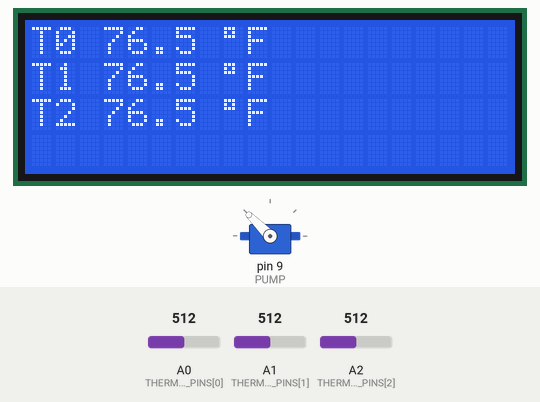
This sketch was run on a simulated Arduino Uno, built with avr-gcc and run on an emulated ATmega328P. On the bench: servo, 20×4 character LCD. The inputs (shaded band) are chosen by the test bench; at power-on: A0 (THERMASISTOR_PINS[0]) = 512, A1 (THERMASISTOR_PINS[1]) = 512, A2 (THERMASISTOR_PINS[2]) = 512. What the sketch prints to the serial monitor is not drawn.

Above: at 1.2 s.
1.3 s: A0 (THERMASISTOR_PINS[0]) set to 548
At 2.3 s:
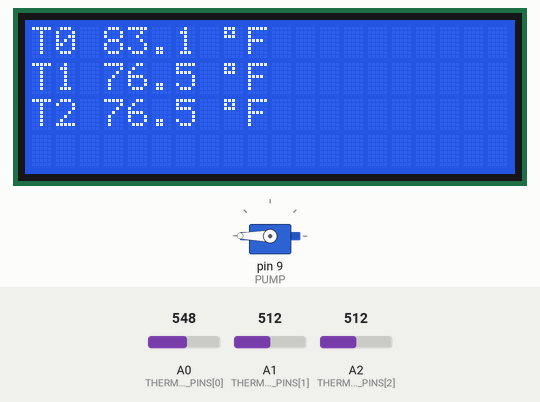
3.1 s: A0 (THERMASISTOR_PINS[0]) set to 306
At 4.4 s:
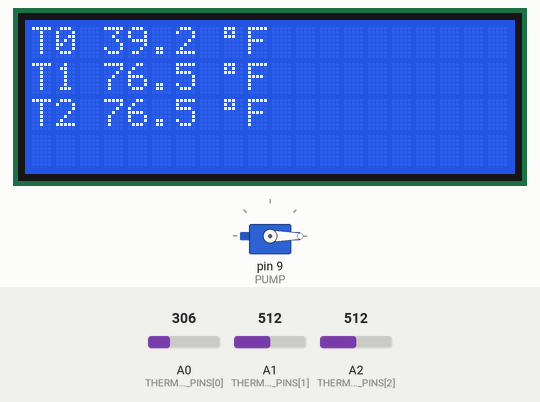
4.7 s: A1 (THERMASISTOR_PINS[1]) set to 716
At 5.8 s:
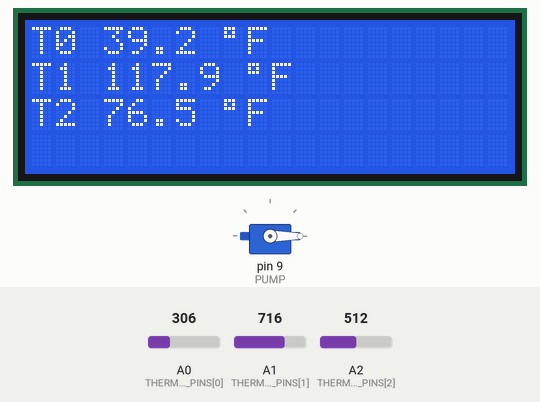
6.3 s: A1 (THERMASISTOR_PINS[1]) set to 645
At 7.0 s:
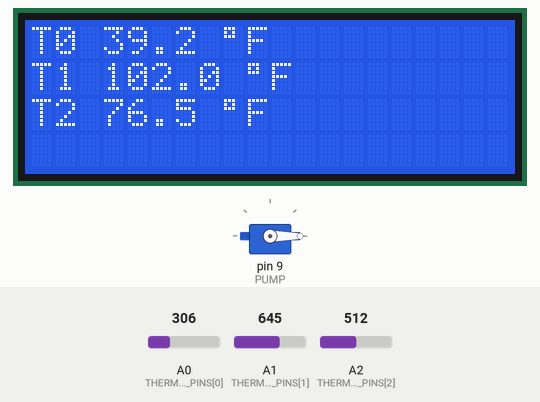
7.9 s: A1 (THERMASISTOR_PINS[1]) set to 624
At 9.2 s:
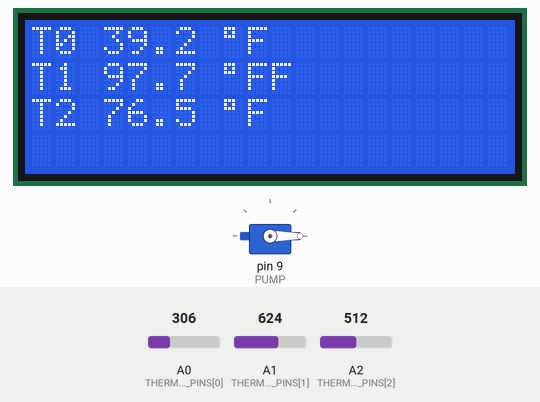
9.5 s: A2 (THERMASISTOR_PINS[2]) set to 716
At 10.5 s:
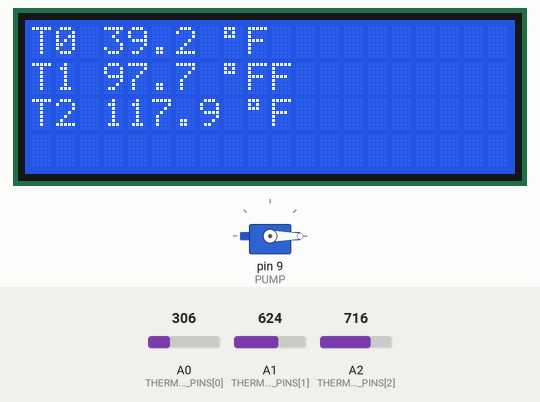
Timing chart, 0 to 12.1 s (numbered marks = the images above; inputs shaded):
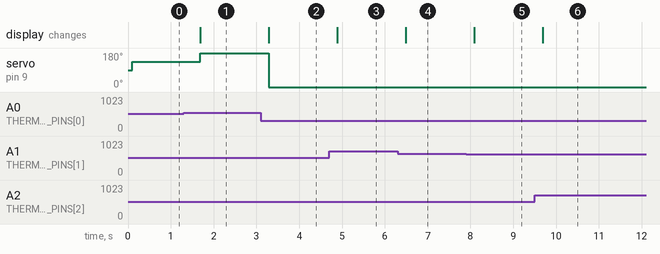

Measured:
- the behaviour switches between 531 and 532 on A0 (THERMASISTOR_PINS[0]) (found by bisection; images 0 and 1)
- the behaviour switches between 635 and 634 on A1 (THERMASISTOR_PINS[1]) (found by bisection; images 4 and 5)
- after the input at 1.3 s, servo on pin 9 (PUMP): 135° → 180° after 0.39 s; the display: changes after 0.39 s (image 1)
- after the input at 3.1 s, servo on pin 9 (PUMP): 180° → 0° after 0.19 s; the display: changes after 0.19 s (image 2)
- after the input at 4.7 s, the display: changes after 0.19 s (image 3)
- after the input at 6.3 s, the display: changes after 0.19 s (image 4)
- after the input at 7.9 s, the display: changes after 0.19 s (image 5)
- after the input at 9.5 s, the display: changes after 0.18 s (image 6)

The sketch:

therma-ctrl.ino
```cpp
/**

*/
#include <LiquidCrystal_I2C.h>
#include <Servo.h>

LiquidCrystal_I2C lcd(0x27, 20, 4);

const int PUMP = 9;

const int THERMASISTOR_PINS [] = {14, 15, 16};
const int NUM_THERMASISTORS = sizeof(THERMASISTOR_PINS) / sizeof(int);
float TEMPRATURE_READINGS[NUM_THERMASISTORS];

const float R1 = 10000; // 10k
const float c1 = 1.009249522e-03, c2 = 2.378405444e-04, c3 = 2.019202697e-07;

Servo pump;

/**
   Samples thermasistor, calculates, and stores temprature in temprature readings array.
*/
float getTemp(int i)
{
  float Vo = analogRead(THERMASISTOR_PINS[i]);
  float R2 = R1 * (1023.0 / (float)Vo - 1.0);
  float logR2 = log(R2);
  float T = (1.0 / (c1 + c2 * logR2 + c3 * logR2 * logR2 * logR2));
  T = T - 273.15;
  T = (T * 9.0) / 5.0 + 32.0;
  return T;
}

/**
   Samples all the thermasistors.
*/
void sampleTempratures()
{
  for (int i = 0; i <= NUM_THERMASISTORS - 1; i++) {
    TEMPRATURE_READINGS[i] = getTemp(i);
  }
}

/**
   Dumps tempratures to the dispaly.
*/
void displayTempratures()
{
  for (int i = 0; i <= NUM_THERMASISTORS - 1; i++) {
    String s = "T";
    s += i;
    s += " ";
    //s += TEMPRATURE_READINGS[i];
    char outstr[5];
    dtostrf(TEMPRATURE_READINGS[i], 4, 1, outstr);
    s += outstr;
    s += " ";
    s+=char(223);
    s += "F";
    lcd.setCursor(0, i);
    lcd.print(s);
    //    Serial.print(".");
  }
}

void doPump()
{
  int val;
  float temp = TEMPRATURE_READINGS[0];
  if (temp > 80) {
    val = 180; // high
  }
  else if (temp > 75) {
    val = 180 * .75; // medium
  }
  else if (temp > 70) {
    val = 180 * .5; // low
  }
  else {
    val = 0; // off
  }
  //  Serial.println(val);
  pump.write(val);
}

void setup()
{

  pump.attach(PUMP);

  Serial.begin(9600);
  while (!Serial);
  Serial.println("READY");

  lcd.init();
  lcd.backlight();

}


void loop()
{
  sampleTempratures();
  displayTempratures();
  doPump();
  delay(500);
}
```
